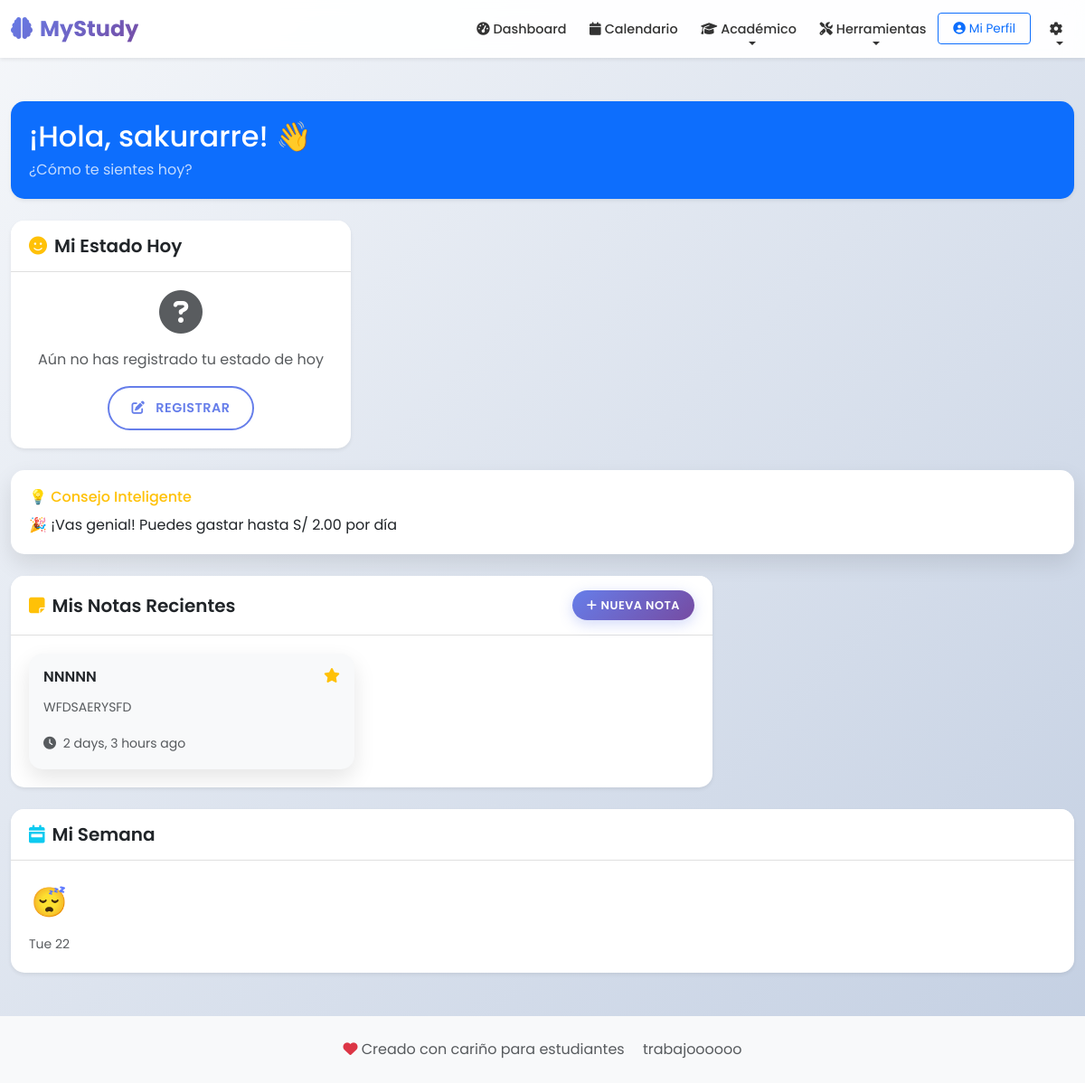
The app's page /dashboard/ (signed in) with its own data.
### studyflow/models.py (models this page shows, shortened)
class NotaRapida(models.Model):
    usuario = models.ForeignKey(User, on_delete=models.CASCADE)
    titulo = models.CharField(max_length=100)
    contenido = models.TextField(max_length=500)
    fecha_creacion = models.DateTimeField(default=timezone.now)
    fecha_actualizacion = models.DateTimeField(auto_now=True)
    importante = models.BooleanField(default=False)
    class Meta:
        ordering = ['-fecha_actualizacion']

class EstadoAnimo(models.Model):
    ESTADOS_CHOICES = [
        ('feliz', '😊 Feliz'),
        ('triste', '😢 Triste'),
        ('estresado', '😤 Estresado'),
        ('relajado', '😌 Relajado'),
        ('motivado', '💪 Motivado'),
        ('cansado', '😴 Cansado'),
        ('ansioso', '😰 Ansioso'),
        ('neutral', '😐 Neutral'),
    ]
    NIVEL_CHOICES = [
        (5, 'Muy Bien'),
        (4, 'Bien'),
        (3, 'Regular'),
        (2, 'Mal'),
        (1, 'Muy Mal'),
    ]
    usuario = models.ForeignKey(User, on_delete=models.CASCADE)
    estado = models.CharField(max_length=20, choices=ESTADOS_CHOICES)
    nivel = models.IntegerField(choices=NIVEL_CHOICES, default=3)
    fecha = models.DateField(default=timezone.now)
    comentario = models.TextField(blank=True, max_length=200)
    class Meta:
        unique_together = ['usuario', 'fecha']
        ordering = ['-fecha']

### studyflow/views.py (the view)
# urls.py: path('dashboard/', views.dashboard, name='dashboard'),
@login_required
def dashboard(request):
    hoy = date.today()
    estado_hoy = EstadoAnimo.objects.filter(usuario=request.user, fecha=hoy).first()
    notas_recientes = NotaRapida.objects.filter(usuario=request.user).order_by('-fecha_creacion')[:5]
    eventos_proximos = Evento.objects.filter(
        usuario=request.user,
        fecha_inicio__gte=timezone.now()
    ).order_by('fecha_inicio')[:3]
    estados_semana = EstadoAnimo.objects.filter(
        usuario=request.user,
        fecha__gte=timezone.now() - timedelta(days=7)
    ).order_by('-fecha')
    estados_semana = EstadoAnimo.objects.filter(usuario=request.user)[:7]
    context = {
        'estado_hoy': estado_hoy,
        'notas_recientes': notas_recientes,
        'estados_semana': estados_semana,
    }
    resumen_inteligente = obtener_resumen_dashboard(request.user)
    context = {
        'estado_hoy': estado_hoy,
        'notas_recientes': notas_recientes,
        'estados_semana': estados_semana,
        'control': resumen_inteligente,
    }
    return render(request, 'studyflow/dashboard.html', context)

### studyflow/control.py (called while the page is built)
def obtener_resumen_dashboard(usuario):
    financiero = ControlFinanciero(usuario)
    tareas = ControlTareas(usuario)
    estudio = ControlEstudio(usuario)
    animo = ControlAnimo(usuario)
    total_notas = NotaRapida.objects.filter(usuario=usuario).count()
    return {
        'gastos': financiero.analizar_gastos_detallado(),
        'gastos_por_categoria': financiero.obtener_gastos_por_categoria(),
        'tareas': tareas.obtener_tareas_criticas(),
        'alerta_tareas': tareas.generar_alerta_tareas(),
        'productividad': estudio.resumen_productividad_semanal(),
        'animo': animo.analisis_animo_semanal(),
        'estadisticas_generales': {
            'total_notas': total_notas,
            'fecha_actual': timezone.now().strftime('%d/%m/%Y')
        }
    }

    def obtener_gastos_por_categoria(self):
        mes_actual = timezone.now().month
        gastos = Gasto.objects.filter(
            usuario=self.usuario,
            fecha__month=mes_actual
        ).values('categoria').annotate(total=Sum('monto'))
        categorias_nombres = {
            'materiales': 'Materiales',
            'libros': 'Libros',
            'tecnologia': 'Tecnología',
            'transporte': 'Transporte',
            'entretenimiento': 'Entretenimiento',
            'otros': 'Otros'
        }
        return {
            categorias_nombres.get(gasto['categoria'], gasto['categoria']): float(gasto['total'])
            for gasto in gastos
        }

    def _generar_alerta_principal(self, porcentaje, dias_restantes):
        if porcentaje >= 95:
            return "🚨 ¡ALERTA ROJA! Has superado el 95% de tu presupuesto"
        elif porcentaje >= 85:
            return f"⚠️ CUIDADO: {porcentaje:.1f}% gastado, solo quedan {dias_restantes} días"
        elif porcentaje >= 70:
            return f"📊 Vas por el {porcentaje:.1f}% del presupuesto, controla tus gastos"
        elif porcentaje >= 50:
            return f"👍 Llevas {porcentaje:.1f}% gastado, vas por buen camino"
        else:
            return f"✅ Excelente control: solo {porcentaje:.1f}% gastado"

### studyflow/templates/studyflow/dashboard.html (shortened to what this page needs)
{% extends 'base.html' %}
{% block content %}
<div class="row mb-4">
    <div class="col-12">
        <div class="tarjeta bg-primary text-white shadow-sm">
            <div class="tarjeta-body">
                <h2 class="mb-1">¡Hola, {{ user.username }}! 👋</h2>
                <p class="mb-0 opacity-75">¿Cómo te sientes hoy?</p>
            </div>
        </div>
    </div>
</div>
<div class="row g-4">
    <div class="col-lg-4">
        <div class="tarjeta h-100 shadow-sm">
            <div class="tarjeta-header bg-white">
                <h5 class="tarjeta-title mb-0">
                    <i class="fas fa-smile me-2 text-warning"></i>Mi Estado Hoy
                </h5>
            </div>
            <div class="tarjeta-body text-center">
                {% if estado_hoy %}
                    <div class="estado-actual">
                        <div class="mb-3">
                            <span class="estado-emoji" style="font-size: 4rem;">
                                {{ estado_hoy.get_estado_display|slice:":2" }}
                            </span>
                        </div>
                        <h5>{{ estado_hoy.get_estado_display|slice:"3:" }}</h5>
                        {% if estado_hoy.comentario %}
                            <p class="text-muted small">{{ estado_hoy.comentario }}</p>
                        {% endif %}
                    </div>
                {% else %}
                    <div class="text-muted">
                        <i class="fas fa-question-circle mb-3" style="font-size: 3rem;"></i>
                        <p>Aún no has registrado tu estado de hoy</p>
                    </div>
                {% endif %}
                <a href="{% url 'registrar_estado' %}" class="boton boton-borde-primario">
                    <i class="fas fa-edit me-2"></i>
                    {% if estado_hoy %}Actualizar{% else %}Registrar{% endif %}
                </a>
            </div>
        </div>
    </div>
    {% if control.gastos.consejo_inteligente %}
    <div class="col-lg-12 mt-4">
        <div class="tarjeta border-warning">
            <div class="tarjeta-body">
                <h6 class="text-warning">💡 Consejo Inteligente</h6>
                <p class="mb-0">{{ control.gastos.consejo_inteligente }}</p>
            </div>
        </div>
    </div>
    {% endif %}
    <div class="col-lg-8">
        <div class="tarjeta h-100 shadow-sm">
            <div class="tarjeta-header bg-white d-flex justify-content-between align-items-center">
                <h5 class="tarjeta-title mb-0">
                    <i class="fas fa-sticky-note me-2 text-warning"></i>Mis Notas Recientes
                </h5>
                <a href="{% url 'crear_nota' %}" class="boton boton-primario boton-sm">
                    <i class="fas fa-plus me-1"></i>Nueva Nota
                </a>
            </div>
            <div class="tarjeta-body">
                {% if notas_recientes %}
                    <div class="row g-3">
                        {% for nota in notas_recientes %}
                        <div class="col-md-6">
                            <div class="tarjeta border-0 bg-light h-100">
                                <div class="tarjeta-body p-3">
                                    <div class="d-flex justify-content-between align-items-start mb-2">
                                        <h6 class="tarjeta-title mb-1">{{ nota.titulo }}</h6>
                                        {% if nota.importante %}
                                            <i class="fas fa-star text-warning"></i>
                                        {% endif %}
                                    </div>
                                    <p class="tarjeta-text small text-muted">
                                        {{ nota.contenido|truncatechars:80 }}
                                    </p>
                                    <small class="text-muted">
                                        <i class="fas fa-clock me-1"></i>
                                        {{ nota.fecha_actualizacion|timesince }} ago
                                    </small>
                                </div>
                            </div>
                        </div>
                        {% endfor %}
                    </div>
                {% endif %}
            </div>
        </div>
    </div>
</div>
{% if estados_semana %}
<div class="row mt-4">
    <div class="col-12">
        <div class="tarjeta shadow-sm">
            <div class="tarjeta-header bg-white">
                <h5 class="tarjeta-title mb-0">
                    <i class="fas fa-calendar-week me-2 text-info"></i>Mi Semana
                </h5>
            </div>
            <div class="tarjeta-body">
                <div class="d-flex justify-content-between flex-wrap gap-3">
                    {% for estado in estados_semana %}
                    <div class="text-center">
                        <div class="mb-2">
                            <span style="font-size: 2rem;">{{ estado.get_estado_display|slice:":2" }}</span>
                        </div>
                        <small class="text-muted">{{ estado.fecha|date:"D j" }}</small>
                    </div>
                    {% endfor %}
                </div>
            </div>
        </div>
    </div>
</div>
{% endif %}
{% endblock %}

### static/css/style.css (style rules this page uses)
:root { --primary-color: #667eea; --secondary-color: #764ba2; --accent-color: #f093fb; --success-color: #4ecdc4; --warning-color: #ffe066; --danger-color: #ff6b6b; --dark-color: #2c3e50; --light-color: #f8f9fa; --border-radius: 15px; --box-shadow: 0 10px 25px rgba(0,0,0,0.1); --gradient-primary: linear-gradient(135deg, #667eea 0%, #764ba2 100%); --gradient-accent: linear-gradient(135deg, #f093fb 0%, #f5576c 100%); }
* { box-sizing: border-box; }
body { font-family: 'Poppins', sans-serif; background: linear-gradient(135deg, #f5f7fa 0%, #c3cfe2 100%); min-height: 100vh; line-height: 1.6; margin: 0; }
.boton { border-radius: 50px; font-weight: 600; padding: 0.7rem 1.5rem; transition: all 0.3s ease; text-transform: uppercase; font-size: 0.9rem; letter-spacing: 0.5px; border: none; text-decoration: none; display: inline-block; cursor: pointer; }
.boton-sm { padding: 0.4rem 1rem; font-size: 0.8rem; }
.boton-primario { background: var(--gradient-primary); box-shadow: 0 4px 15px rgba(102, 126, 234, 0.3); color: white; }
.boton-borde-primario { border: 2px solid var(--primary-color); color: var(--primary-color); background: transparent; }
.tarjeta { background-color: #fff; border-radius: var(--border-radius); border: none; box-shadow: var(--box-shadow); transition: all 0.3s ease; overflow: hidden; }
.tarjeta-header { padding: 1rem 1.25rem; border: none; font-weight: 600; background-color: rgba(0,0,0,0.03); border-bottom: 1px solid rgba(0,0,0,0.125); }
.tarjeta-body { padding: 1.25rem; }
.tarjeta-title { margin-bottom: 0.75rem; font-weight: 600; }

### records on screen
NotaRapida: titulo "NNNNN", importante True (drawn), contenido "WFDSAERYSFD", fecha_actualizacion "2 days, 3 hours"
EstadoAnimo: estado "😴", fecha "Tue 22"

### other values on screen
{{ user.username }} "sakurarre"
{{ control.gastos.consejo_inteligente }} "🎉 ¡Vas genial! Puedes gastar hasta S/ 2.00 por día"
